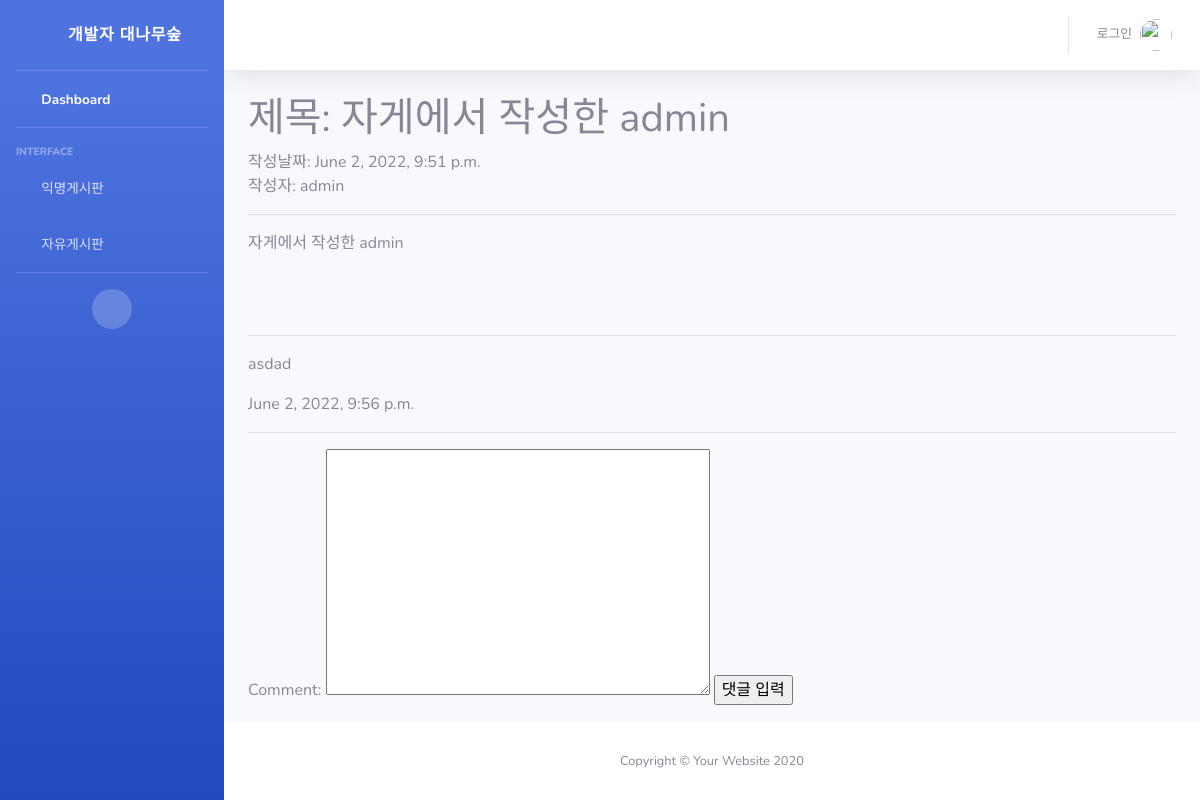
The page /freedetail/1 on the database its author committed.
### snsapp/models.py (models this page shows, shortened)
class FreePost(models.Model):
    title = models.CharField(max_length=200)
    body = models.TextField()
    date = models.DateTimeField(auto_now_add = True)
    author = models.ForeignKey(User, on_delete=models.CASCADE)

class FreeComment(models.Model):
    comment = models.TextField()
    date = models.DateTimeField(auto_now_add = True)
    post = models.ForeignKey(FreePost, null=True, blank=True, on_delete=models.CASCADE)
    def __str__(self):
        return self.comment

### snsapp/views.py (the view)
# urls.py: path('freedetail/<int:post_id>', views.freedetail, name='freedetail'),
def freedetail(request, post_id):
    post_detail = get_object_or_404(FreePost, pk=post_id)
    comment_form = FreeCommentForm()
    return render(request, 'free_detail.html', {'post_detail':post_detail, 'comment_form':comment_form})

### snsapp/forms.py
class FreeCommentForm(forms.ModelForm):
    class Meta:
        model = FreeComment
        fields = ['comment']

### snsapp/templates/free_detail.html (shortened to what this page needs)
{% extends 'base.html' %}
{% block content %}
<h1>제목: {{ post_detail.title }}</h1>
<span>작성날짜: {{ post_detail.date }}</span>
<br/>
<span>작성자: {{ post_detail.author.username }}</span>
<hr/>
<p>
    {{ post_detail.body }}
</p>
<br/><br/>
<hr/>
{% for comment in post_detail.freecomment_set.all %}
    <p>{{ comment }}</p>
    <p>{{ comment.date }}</p>
    <hr>
{% endfor %}
<form method="POST" action="{% url 'new_freecomment' post_detail.id %}">
    {{ comment_form }}
    <input type="submit" value="댓글 입력">
</form>
{% endblock %}

### rows shown on the page
FreePost: title "자게에서 작성한 admin", date "June 2, 2022, 9:51 p.m.", author.username "admin", body "자게에서 작성한 admin"
FreeComment: comment "asdad", date "June 2, 2022, 9:56 p.m."
